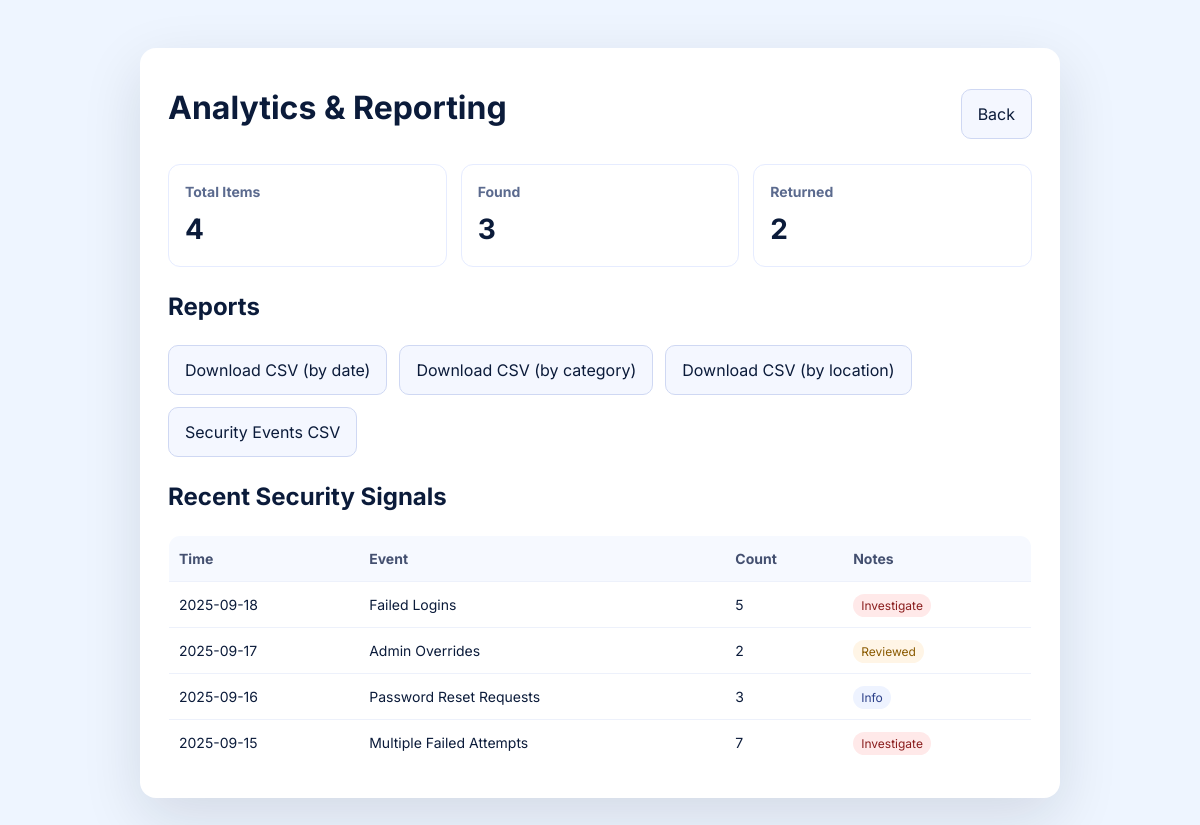
The page /admin-analytics.php (signed in) on the database its author committed.
### tables this page shows
CREATE TABLE `security_events` (
  `id` int(11) NOT NULL,
  `event_date` date NOT NULL,
  `event_type` varchar(100) NOT NULL,
  `count` int(11) NOT NULL DEFAULT 0,
  `notes` varchar(255) DEFAULT NULL
);

### admin-analytics.php (the view, shortened to what this page needs)
<?php
$conn = new mysqli("localhost", "root", "", "lostandfound");
$totalItems = $conn->query("SELECT COUNT(*) FROM items")->fetch_row()[0] ?? 0;
$foundItems = $conn->query("SELECT COUNT(*) FROM found_items")->fetch_row()[0] ?? 0;
$returnedItems = $conn->query("SELECT COUNT(*) FROM returned_items")->fetch_row()[0] ?? 0;
$securitySql = "SELECT event_date, event_type, count, notes FROM security_events ORDER BY event_date DESC LIMIT 5";
$securityResult = $conn->query($securitySql);
?>
<!DOCTYPE html>
<html lang="en">
<head>
  <link rel="stylesheet" href="styles.css" />
</head>
<body>
  <main class="card">
    <div class="header">
      <h1>Analytics &amp; Reporting</h1>
      <a class="btn" href="admin-dashboard.php">Back</a>
    </div>
    <section class="grid-3">
      <div class="card-mini">
        <h3>Total Items</h3>
        <div class="big"><?= htmlspecialchars($totalItems) ?></div>
      </div>
      <div class="card-mini">
        <h3>Found</h3>
        <div class="big"><?= htmlspecialchars($foundItems) ?></div>
      </div>
      <div class="card-mini">
        <h3>Returned</h3>
        <div class="big"><?= htmlspecialchars($returnedItems) ?></div>
      </div>
    </section>
    <h2 style="margin-top:22px">Reports</h2>
    <div class="actions">
      <button class="btn">Download CSV (by date)</button>
      <button class="btn">Download CSV (by category)</button>
      <button class="btn">Download CSV (by location)</button>
      <button class="btn">Security Events CSV</button>
    </div>
    <h2 style="margin-top:22px">Recent Security Signals</h2>
    <table class="table">
      <thead>
        <tr><th>Time</th><th>Event</th><th>Count</th><th>Notes</th></tr>
      </thead>
      <tbody>
        <?php
        if ($securityResult && $securityResult->num_rows > 0) {
            while ($row = $securityResult->fetch_assoc()) {
                $time = htmlspecialchars($row['event_date']);
                $event = htmlspecialchars($row['event_type']);
                $count = (int)$row['count'];
                $notes = htmlspecialchars($row['notes']);
                $badgeClass = 'badge';
                if (stripos($notes, 'investigate') !== false) {
                    $badgeClass .= ' err';
                } elseif (stripos($notes, 'reviewed') !== false) {
                    $badgeClass .= ' warn';
                }
                echo "<tr>
                      <td>$time</td>
                      <td>$event</td>
                      <td>$count</td>
                      <td><span class=\"$badgeClass\">$notes</span></td>
                    </tr>";
            }
        } else {
            echo '<tr><td colspan="4" style="text-align:center;">No security events found.</td></tr>';
        }
        ?>
      </tbody>
    </table>
  </main>
</body>
</html>

### styles.css (style rules this page uses)
*, *::before, *::after { box-sizing: border-box; }
input, button, textarea, select { font: inherit; }
body { min-height: 100vh; line-height: 1.5; }
:root { --bg:#eef5ff; --card:#fff; --ink:#0b1b3a; --muted:#5d6b82; --primary:#2e6bff; --accent:#00b3a4; --danger:#e34b4b; --ring:0 0 0 3px rgba(46,107,255,.2); --radius:16px; }
* { box-sizing:border-box }
html,body { height:100% }
body { margin:0; font-family:Inter,system-ui,Segoe UI,Roboto,Arial,sans-serif; color:var(--ink); background:var(--bg); }
.card { width:min(920px,92vw); margin:6vh auto; background:var(--card); border-radius:var(--radius); box-shadow:0 20px 60px rgba(15,23,42,.12); padding:32px 28px; }
h1 { margin:4px 0 16px }
.actions { display:flex; gap:12px; flex-wrap:wrap; margin-top:16px }
.btn { display:inline-flex; align-items:center; justify-content:center; gap:8px; padding:12px 16px; border-radius:10px; border:1px solid #cfd8f3; text-decoration:none; color:var(--ink); background:#f4f7ff; transition: transform .2s, background .2s, box-shadow .2s; }
.table { width:100%; border-collapse:collapse; border:1px solid #e5eaf7; border-radius:12px; overflow:hidden; }
.table th,.table td { padding:12px 10px; border-bottom:1px solid #edf1fb; text-align:left; font-size:14px }
.table th { background:#f6f9ff; color:#445070 }
.badge { padding:4px 8px; border-radius:999px; font-size:12px; background:#eef3ff; color:#2b3f88 }
.badge.warn { background:#fff5e6; color:#8a5a00 }
.badge.err { background:#ffe9e9; color:#8a1d1d }
.header { display:flex; align-items:center; justify-content:space-between; gap:12px; margin-bottom:16px }
.grid-3 { display:grid; gap:14px; grid-template-columns:1fr }
@media (min-width:900px) { .grid-3 { grid-template-columns:repeat(3,1fr) } }
.card-mini { padding:16px; border:1px solid #e6ecff; border-radius:12px; background:#fff }
.card-mini h3 { margin:0 0 6px; font-size:14px; color:#5b6a8e }
.card-mini .big { font-size:28px; font-weight:700 }

### rows shown on the page
security_events: event_date "2025-09-18", event_type "Failed Logins", count "5", notes "Investigate"
security_events: event_date "2025-09-17", event_type "Admin Overrides", count "2", notes "Reviewed"
security_events: event_date "2025-09-16", event_type "Password Reset Requests", count "3", notes "Info"
security_events: event_date "2025-09-15", event_type "Multiple Failed Attempts", count "7", notes "Investigate"

### other values the page prints
$totalItems "4"
$foundItems "3"
$returnedItems "2"
